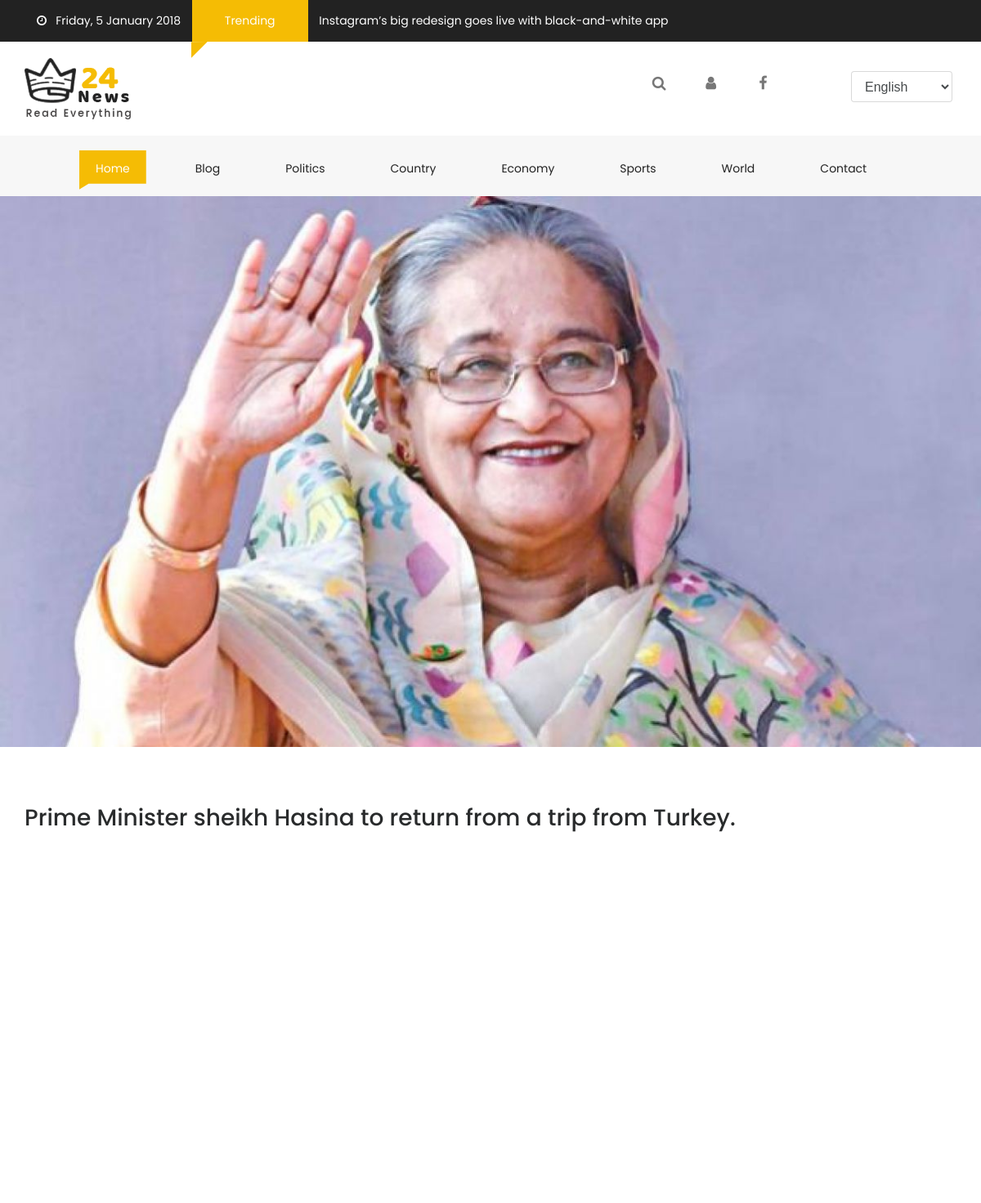
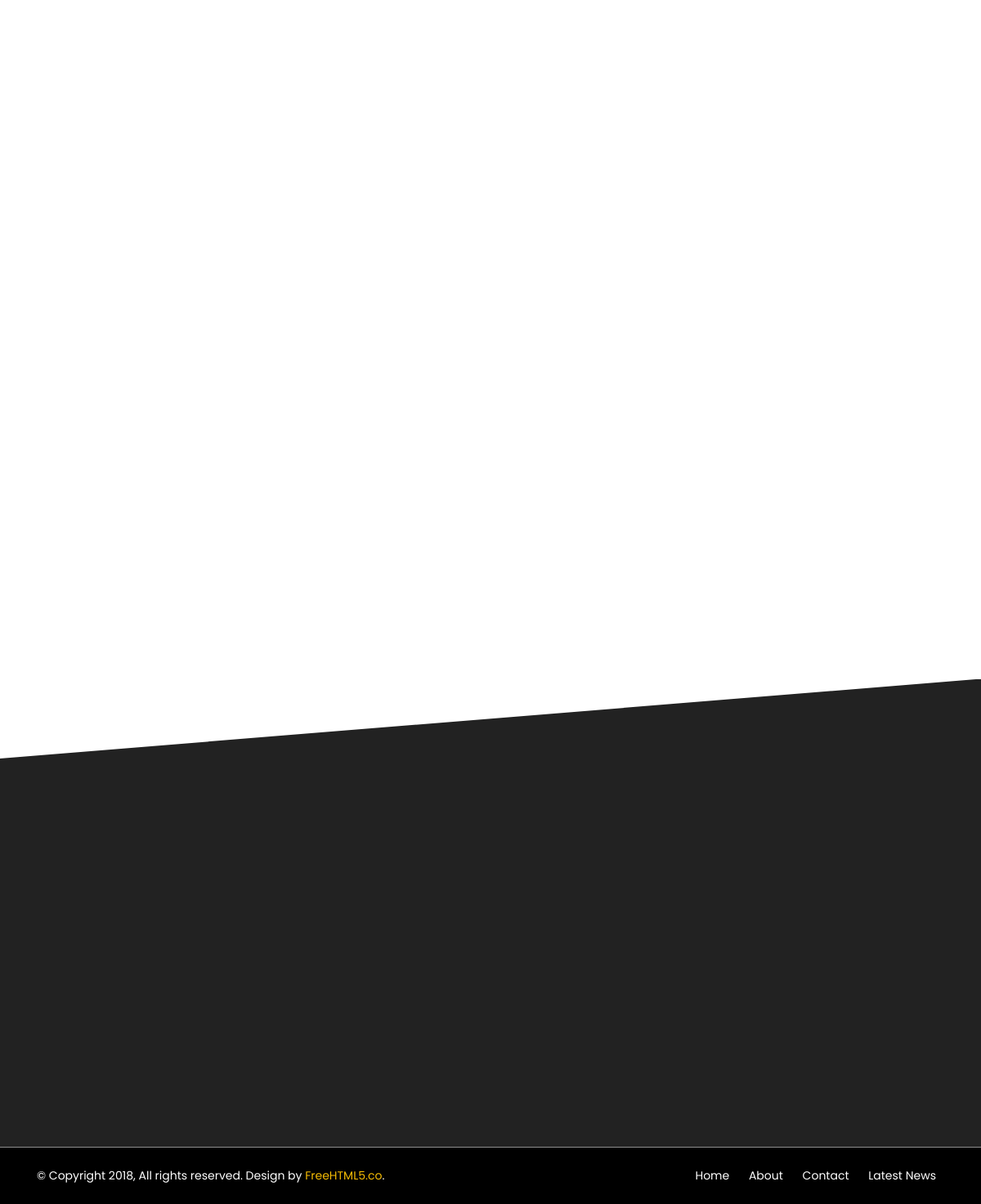
The page /news/Politics/Events/6 on the database its author committed (2 pictures, top to bottom).
### home/models.py (models this page shows, shortened)
class Categories(models.Model):
    name = models.CharField(max_length=1000)
    image = models.ImageField(upload_to='images')
    slug = models.CharField(max_length=1000, default='')
    def __str__(self):
        return self.name

class News(models.Model):
    name = models.CharField(max_length=1000)
    category = models.ForeignKey(Categories, on_delete=models.CASCADE)
    subCategory = models.ForeignKey(SubCategories, on_delete=models.CASCADE)
    author = models.ForeignKey(User, on_delete=models.CASCADE,)
    image = models.ImageField(upload_to='images')
    description = models.CharField(max_length=9999999999999)
    place = models.CharField(max_length=5000)
    date = models.DateField(auto_now_add=True, auto_now=False, blank=True)
    visits = models.PositiveIntegerField(default=0)
    class Meta:
        ordering = ['-visits']

### home/views.py (the view)
# urls.py: path('news/<str:category>/<str:subCategory>/<str:singleNewsID>', views.SingleNews, name='SingleNews'),
def SingleNews(request, category, subCategory, singleNewsID):
    singleNews = News.objects.get(id=singleNewsID)
    singleNews.visits = int(singleNews.visits) + 1
    singleNews.save()
    news = News.objects.all()
    category = Categories.objects.all()
    subcategories = SubCategories.objects.all()
    authors = Authors.objects.all()
    links = ImportantLinks.objects.all()
    relatedNews = News.objects.filter(category=singleNews.category).all()
    params = {'news': news, 'category':category, 'subcategories':subcategories, 'authors':authors, 'links':links, 'singleNews':singleNews, 'relatedNews':relatedNews}
    return render(request, 'single.html', params)

### home/models.py (called while the page is built)
    def __str__(self):
        return self.name

### home/templatetags/multiply.py (called while the page is built)
@register.filter
def in_category(things, category):
    return things.filter(category=category)

### home/templates/single.html (shortened to what this page needs)
{% extends 'layout.html' %}
{% block body %}
<div class="text-center">
    <img src="/media/{{singleNews.image}}" alt="" class="img-fluid">
</div>
<div id="fh5co-single-content mt-5 pt-5" class="container-fluid pb-4 pt-4 paddding">
    <div class="container paddding">
        <div class="row mx-0">
            <div class="text-center h3 my-5">{{singleNews.name}}</div>
        </div>
    </div>
</div>
<div class="container-fluid pb-4 pt-5">
</div>
{% endblock %}

### home/templates/layout.html (shortened to what this page needs)
{% load multiply %}
<!DOCTYPE html>
<html lang="en" class="no-js">
<head>
    <link href="/static/css/media_query.css" rel="stylesheet" type="text/css"/>
    <link href="/static/css/bootstrap.css" rel="stylesheet" type="text/css"/>
    <link href="https://maxcdn.bootstrapcdn.com/font-awesome/4.7.0/css/font-awesome.min.css" rel="stylesheet"
>
    <link href="/static/css/animate.css" rel="stylesheet" type="text/css"/>
    <link href="/static/css/owl.carousel.css" rel="stylesheet" type="text/css"/>
    <link href="/static/css/owl.theme.default.css" rel="stylesheet" type="text/css"/>
    <link href="/static/css/style_1.css" rel="stylesheet" type="text/css"/>
</head>
<body>
<div class="container-fluid fh5co_header_bg">
    <div class="container">
        <div class="row">
            <div class="col-12 fh5co_mediya_center"><a href="#" class="color_fff fh5co_mediya_setting"><i
                    class="fa fa-clock-o"></i>&nbsp;&nbsp;&nbsp;Friday, 5 January 2018</a>
                <div class="d-inline-block fh5co_trading_posotion_relative"><a href="#" class="treding_btn">Trending</a>
                    <div class="fh5co_treding_position_absolute"></div>
                </div>
                <a href="#" class="color_fff fh5co_mediya_setting">Instagram’s big redesign goes live with black-and-white app</a>
            </div>
        </div>
    </div>
</div>
<div class="container-fluid">
    <div class="container">
        <div class="row">
            <div class="col-12 col-md-3 fh5co_padding_menu">
                <img src="/static/images/logo.png" alt="img" class="fh5co_logo_width"/>
            </div>
            <div class="col-12 col-md-9 align-self-center fh5co_mediya_right">
                <div class="text-center d-inline-block">
                    <a class="fh5co_display_table"><div class="fh5co_verticle_middle"><i class="fa fa-search"></i></div></a>
                </div>
                <div class="text-center d-inline-block">
                    <a class="fh5co_display_table" href='/accounts/login'><div class="fh5co_verticle_middle"><i class="fa fa-user"></i></div></a>
                </div>
                <div class="text-center d-inline-block">
                    <a href="https://fb.com/fh5co" target="_blank" class="fh5co_display_table"><div class="fh5co_verticle_middle"><i class="fa fa-facebook"></i></div></a>
                </div>
                <div class="text-center d-inline-block">
                    <a href="https://fb.com/fh5co" target="_blank" class="fh5co_display_table"><div class="fh5co_verticle_middle"></div></a>
                </div>
                <div class="d-inline-block text-center dd_position_relative ">
                    <select class="form-control fh5co_text_select_option">
                        <option>English </option>
                    </select>
                </div>
            </div>
        </div>
    </div>
</div>
<div class="container-fluid bg-faded fh5co_padd_mediya padding_786">
    <div class="container padding_786">
        <nav class="navbar navbar-toggleable-md navbar-light ">
            <div class="collapse navbar-collapse" id="navbarSupportedContent">
                <ul class="navbar-nav mr-auto">
                    <li class="nav-item active">
                        <a class="nav-link" href="/">Home <span class="sr-only">(current)</span></a>
                    </li>
                    <li class="nav-item ">
                        <a class="nav-link" href="/">Blog <span class="sr-only">(current)</span></a>
                    </li>
                    {% for i in category %}
                    <li class="nav-item dropdown">
                        <a class="nav-link" href='/news/{{i.name}}' id="dropdownMenuButton2" data-toggle="dropdown"
                           aria-haspopup="true" aria-expanded="false">{{i.name}} <span class="sr-only">(current)</span></a>
                    </li>
                    {% endfor %}
                    <li class="nav-item ">
                        <a class="nav-link" href="/contact-us">Contact <span class="sr-only">(current)</span></a>
                    </li>
                </ul>
            </div>
        </nav>
    </div>
</div>
{% block body %}{{% endblock %}
<div class="container-fluid fh5co_footer_bg pb-3">
</div>
<div class="container-fluid fh5co_footer_right_reserved">
    <div class="container">
        <div class="row  ">
            <div class="col-12 col-md-6 py-4 Reserved"> © Copyright 2018, All rights reserved. Design by <a href="https://freehtml5.co" title="Free HTML5 Bootstrap templates">FreeHTML5.co</a>. </div>
            <div class="col-12 col-md-6 spdp_right py-4">
                <a href="#" class="footer_last_part_menu">Home</a>
                <a href="Contact_us.html" class="footer_last_part_menu">About</a>
                <a href="Contact_us.html" class="footer_last_part_menu">Contact</a>
                <a href="blog.html" class="footer_last_part_menu">Latest News</a></div>
        </div>
    </div>
</div>
</body>
</html>

### home/static/css/style_1.css (style rules this page uses)
a,a:hover { color:#f5bc04 }
.fh5co_header_bg { background:#222;color:#fff }
.color_fff { color:#fff !important }
.treding_btn { background:#f5bc04;color:#fff;margin:0 10px;display:inline-block;padding:15px 40px }
.fh5co_trading_posotion_relative { position:relative }
.fh5co_treding_position_absolute { -webkit-clip-path:polygon(0 1%, 100% 0, 0 100%, 0% 100%);-moz-clip-path:polygon(0 1%, 100% 0, 0 100%, 0% 100%);-ms-clip-path:polygon(0 1%, 100% 0, 0 100%, 0% 100%);clip-path:polygon(0 1%, 100% 0, 0 100%, 0% 100%);height:20px;width:20px;background:#f5bc04;position:absolute;left:9px }
.fh5co_logo_width { width:130px }
.fh5co_mediya_right { text-align:right }
.fh5co_display_table { height:40px;width:40px;display:table;color:#777;font-size:18px;border:1px solid #fff !important;cursor:pointer;-webkit-border-radius:50%;-moz-border-radius:50%;-ms-border-radius:50%;border-radius:50%;transition:1s;margin:0 10px;color:#777 !important }
.fh5co_verticle_middle { vertical-align:middle;display:table-cell }
.fh5co_text_select_option { margin:0 10px;position:relative;top:-10px }
.navbar-light .navbar-nav .open>.nav-link,.navbar-light .navbar-nav .active>.nav-link,.navbar-light .navbar-nav .nav-link.open,.navbar-light .navbar-nav .nav-link.active { color:#fff !important;padding-top:12px !important;padding-bottom:15px !important;padding-left:20px !important;padding-right:20px !important;margin:0 20px !important;-moz-transition:all .5s ease;-o-transition:all .5s ease;-webkit-transition:all .5s ease;-ms-transition:all .5s ease;transition:all .5s ease;background:#f5bc04 !important;-webkit-clip-path:polygon(100% 0, 100% 85%, 14% 85%, 0 100%, 0% 60%, 0 0);-moz-clip-path:polygon(100% 0, 100% 85%, 14% 85%, 0 100%, 0% 60%, 0 0);-ms-clip-path:polygon(100% 0, 100% 85%, 14% 85%, 0 100%, 0% 60%, 0 0);clip-path:polygon(100% 0, 100% 85%, 14% 85%, 0 100%, 0% 60%, 0 0) }
.navbar-light .navbar-nav .nav-link { color:#222 !important;padding-top:12px !important;padding-bottom:15px !important;padding-left:20px !important;padding-right:20px !important;margin:0 20px !important;-moz-transition:all .5s ease;-o-transition:all .5s ease;-webkit-transition:all .5s ease;-ms-transition:all .5s ease;transition:all .5s ease;position:relative !important;-webkit-clip-path:polygon(100% 0, 100% 85%, 14% 85%, 0 100%, 0% 60%, 0 0);-moz-clip-path:polygon(100% 0, 100% 85%, 14% 85%, 0 100%, 0% 60%, 0 0);-ms-clip-path:polygon(100% 0, 100% 85%, 14% 85%, 0 100%, 0% 60%, 0 0);clip-path:polygon(100% 0, 100% 85%, 14% 85%, 0 100%, 0% 60%, 0 0) }
.fh5co_padding_menu { padding:20px 0 }
.fh5co_padd_mediya { padding-top:10px }
.paddding { padding-left:0 !important;padding-right:0 !important }
.fh5co_footer_bg { background:#222;color:#fff;-webkit-clip-path:polygon(0 17%, 100% 0, 100% 100%, 0% 100%);clip-path:polygon(0 17%, 100% 0, 100% 100%, 0% 100%) }
.fh5co_footer_right_reserved { background:#000 !important;color:#fff !important }
.footer_last_part_menu { color:#fff !important;padding:0 10px }
.spdp_right { text-align:right }
.dd_position_relative { position:relative }

### rows shown on the page
Categories: name "Politics"
Categories: name "Country"
Categories: name "Economy"
Categories: name "Sports"
Categories: name "World"
News: image (picture), name "Prime Minister sheikh Hasina to return from a trip from Turkey."
